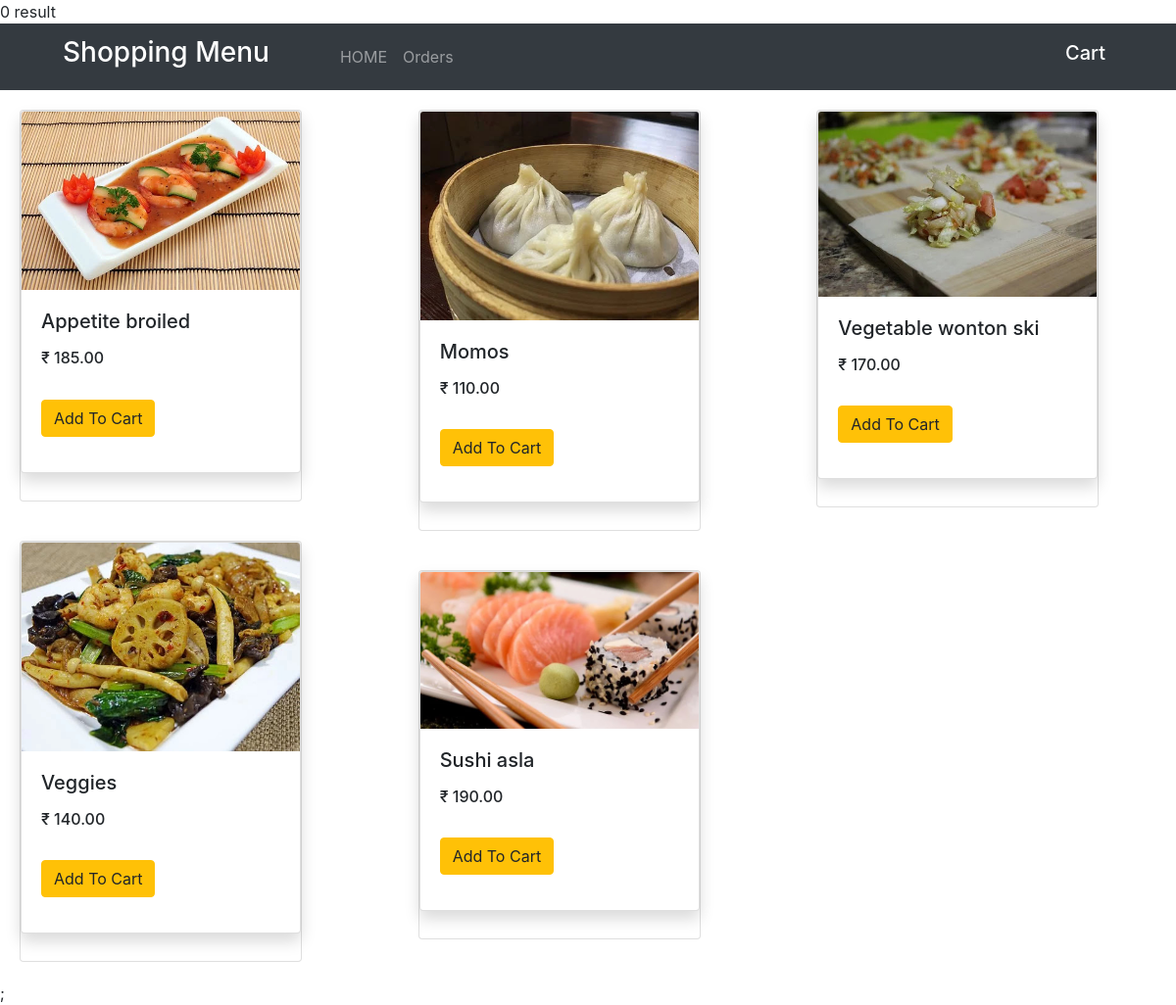
The page /chinese.php on the database its author committed.
### tables this page shows
CREATE TABLE IF NOT EXISTS food(
    id INT(5) NOT NULL AUTO_INCREMENT PRIMARY KEY,
    category_id INT(5) REFERENCES foodcategory(id) ON DELETE CASCADE,
    title VARCHAR(20),
    price DECIMAL(7, 2),
    image VARCHAR(30),
    createdOn TIMESTAMP NOT NULL DEFAULT CURRENT_TIMESTAMP
);

### chinese.php (the view, shortened to what this page needs)
<?php
    require 'getLoggedInUserId.php';
?>
<!doctype html>
<html lang="en">
  <head>
    <link rel="stylesheet" href="https://stackpath.bootstrapcdn.com/bootstrap/4.3.1/css/bootstrap.min.css">
  </head>
  <body>
    <?php
        require_once('php/cart-header.php')
    ?>
    <div class="card-columns" >
    <?php
        $sql="select * FROM food where category_id=1";
        $result=$con->query($sql);
        function displayFood($categoryname,$categoryimg,$categoryid,$price){
            $element="<div class=\"card\" style=\"width:18rem; margin:20px;\"  >
            <form action=\"chinese.php?action=add&id=$categoryid\" method=\"get\" class=\"cart-items\">
                            <div class=\"card shadow\">
                                <div>
                                    <img src=\"images/$categoryimg\" alt=\"image1\"  class=\"img-fluid card-img-top\" >
                                </div>
                                <div class=\"card-body\">
                                    <h5 class=\"card-title\">$categoryname</h5>
                                    <p class=\"card-text\">
                                    <h6>₹ $price</h6>
                                    </p>
                                    <button type=\"submit\" name=\"add$categoryid\" class=\"btn btn-warning my-3\">Add To Cart <i class=\"fas fa-shopping-cart\"></i></button>
                                    <input type='hidden' name='product_id' value='$categoryid'>
                                </div>
                            </div>
                        </form>
                    </div>
            ";
            echo $element;
        }
        if($result->num_rows>0)
        {
            while($row=$result->fetch_assoc())
            {
                displayFood($row['title'],$row['image'],$row['id'],$row['price']);
            }
        }
        else{
            echo"0 result";
        }
    ?>
    </div>;
  </body>
</html>

### rows shown on the page
food: image (picture), title "Appetite broiled", price "185.00"
food: image (picture), title "Veggies", price "140.00"
food: image (picture), title "Momos", price "110.00"
food: image (picture), title "Sushi asla", price "190.00"
food: image (picture), title "Vegetable wonton ski", price "170.00"
